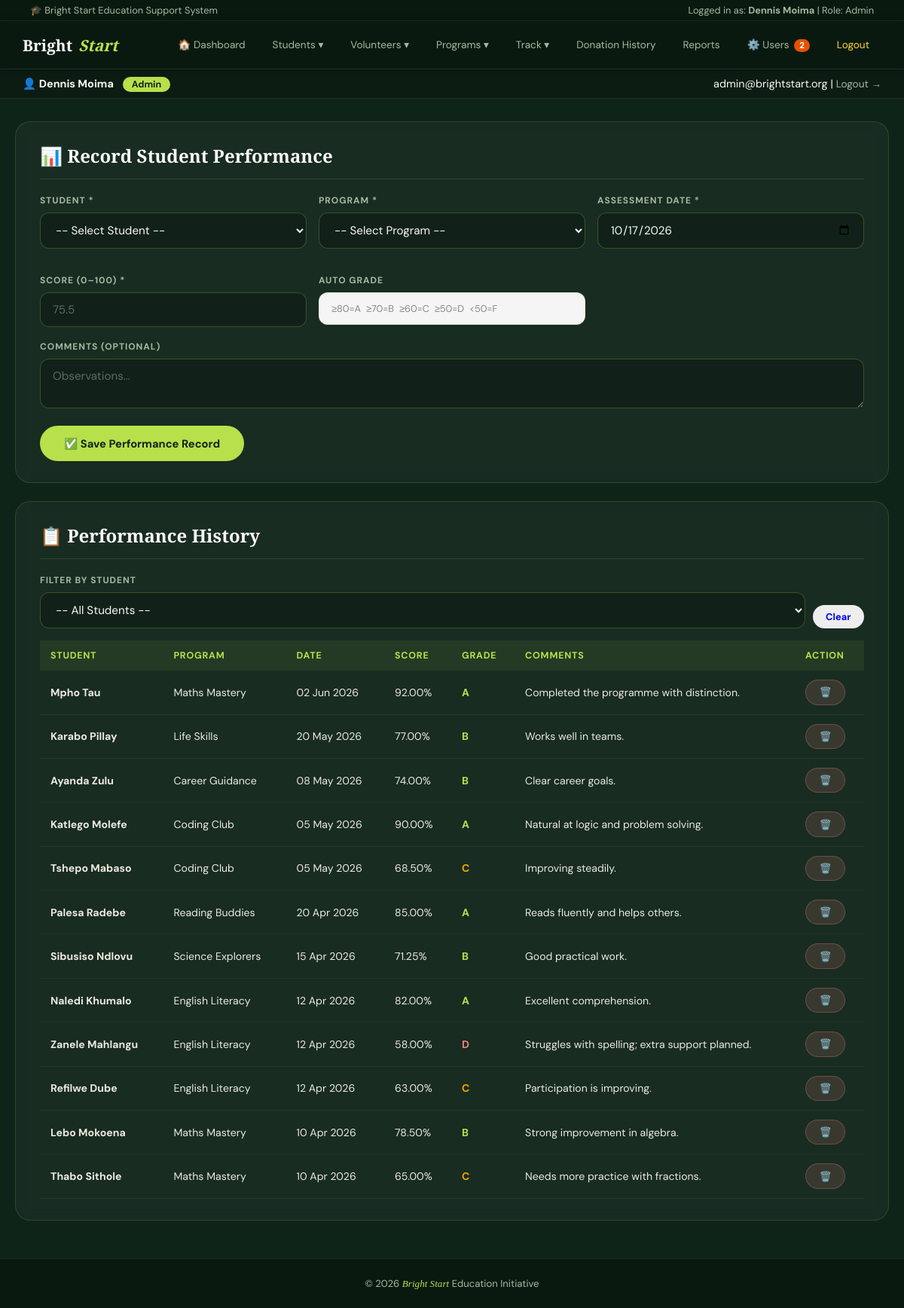
Screenshot of /performance.php (signed in) with the database file from the repository.
### tables this page shows
CREATE TABLE tblperformance (
    PerformanceID  INT AUTO_INCREMENT PRIMARY KEY,
    StudentID      INT NOT NULL,
    ProgramID      INT NOT NULL,
    AssessmentDate DATE NOT NULL,
    Score          DECIMAL(5,2) NOT NULL,
    Grade          VARCHAR(5) NOT NULL,
    Comments       TEXT,
    FOREIGN KEY (StudentID) REFERENCES tblstudent(StudentID) ON DELETE CASCADE,
    FOREIGN KEY (ProgramID) REFERENCES tblprogram(ProgramID) ON DELETE CASCADE
);

CREATE TABLE tblprogram (
    ProgramID   INT AUTO_INCREMENT PRIMARY KEY,
    ProgramName VARCHAR(100) NOT NULL,
    Description TEXT,
    StartDate   DATE NOT NULL,
    EndDate     DATE NOT NULL,
    Status      VARCHAR(20) NOT NULL DEFAULT 'Active'    
);

### performance.php (the view, shortened to what this page needs)
<?php
require_once 'includes/DBConn.php';
$filterStudent=(int)($_GET['student_id']??0);
$where=$filterStudent>0 ? "WHERE p.StudentID=$filterStudent" : '';
$performance=$conn->query(
    "SELECT p.*,
            CONCAT(s.FirstName,' ',s.LastName) AS StudentName,
            pr.ProgramName
     FROM tblPerformance p
     JOIN tblStudent s ON p.StudentID=s.StudentID
     JOIN tblProgram pr ON p.ProgramID=pr.ProgramID
     $where
     ORDER BY p.AssessmentDate DESC"
);
?>
<!DOCTYPE html>
<html lang="en">
<head>
    <link rel="stylesheet" href="css/style.css">
</head>
<body>
<?php include 'includes/nav.php'; ?>
<div class="container">
    <div class="card">
        <h2>📊 Record Student Performance</h2>
        <form method="POST" action="performance.php">
            <div class="form-grid-3">
                <div class="form-group">
                    <label>Student *</label>
                    <select name="student_id" required>
                        <option value="">-- Select Student --</option>
                    </select>
                </div>
                <div class="form-group">
                    <label>Program *</label>
                    <select name="program_id" required>
                        <option value="">-- Select Program --</option>
                    </select>
                </div>
                <div class="form-group">
                    <label>Assessment Date *</label>
                    <input type="date" name="assessment_date"
                           required value="<?= date('Y-m-d') ?>">
                </div>
                <div class="form-group">
                    <label>Score (0–100) *</label>
                    <input type="number" name="score"
                           min="0" max="100" step="0.5"
                           required placeholder="75.5">
                </div>
                <div class="form-group">
                    <label>Auto Grade</label>
                    <input type="text" readonly
                           value="≥80=A  ≥70=B  ≥60=C  ≥50=D  <50=F"
                           style="background:#f5f5f5; color:#888;
                                  font-size:.8rem;">
                </div>
            </div>
            <div class="form-group">
                <label>Comments (optional)</label>
                <textarea name="comments" rows="2"
                          placeholder="Observations..."></textarea>
            </div>
            <button type="submit" class="btn btn-primary">
                ✅ Save Performance Record
            </button>
        </form>
    </div>
    <div class="card">
        <h2>📋 Performance History</h2>
        <form method="GET" action="performance.php"
              style="margin-bottom:16px; display:flex;
                     gap:10px; align-items:flex-end;">
            <div class="form-group" style="margin:0; flex:1;">
                <label>Filter by Student</label>
                <select name="student_id"
                        onchange="this.form.submit()">
                    <option value="">-- All Students --</option>
                </select>
            </div>
            <a href="performance.php"
               class="btn btn-sm" style="background:#eee;">
                Clear
            </a>
        </form>
        <table class="data-table">
            <thead>
                <tr>
                    <th>Student</th><th>Program</th><th>Date</th>
                    <th>Score</th><th>Grade</th><th>Comments</th>
                    <th>Action</th>
                </tr>
            </thead>
            <tbody>
            <?php if ($performance && $performance->num_rows>0):
                while ($p=$performance->fetch_assoc()): ?>
                <tr>
                    <td><strong><?= htmlspecialchars($p['StudentName']) ?></strong></td>
                    <td><?= htmlspecialchars($p['ProgramName']) ?></td>
                    <td><?= date('d M Y',strtotime($p['AssessmentDate'])) ?></td>
                    <td><?= $p['Score'] ?>%</td>
                    <td>
                        <span class="grade-<?= $p['Grade'] ?>">
                            <?= $p['Grade'] ?>
                        </span>
                    </td>
                    <td><?= htmlspecialchars($p['Comments']??'') ?></td>
                    <td>
                        <a href="performance.php?delete=<?= $p['PerformanceID'] ?><?= $filterStudent?"&student_id=$filterStudent":'' ?>"
                           class="btn btn-danger btn-sm"
                           onclick="return confirm('Delete?')">
                            🗑️
                        </a>
                    </td>
                </tr>
            <?php endwhile;
            endif; ?>
            </tbody>
        </table>
    </div>
</div>
<footer>
    <p>&copy; 2026 <span>Bright Start</span> Education Initiative</p>
</footer>
</body>
</html>

### css/style.css (style rules this page uses)
:root { --primary: #1a3a2a; --secondary: #2d5a3d; --green-deep: #0f2419; --accent: #b8e04a; --accent-dark: #d4f06e; --light-bg: #16301f; --white: #f9f8f4; --off-white: #ede9df; --text-dark: #f9f8f4; --text-light: #a8b8a0; --border: rgba(184,224,74,0.2); --success: #b8e04a; --warning: #f0a500; --danger: #f08080; --font: 'DM Sans', sans-serif; --font-heading:'Playfair Display', serif; }
*, *::before, *::after { box-sizing: border-box; margin: 0; padding: 0; }
body { font-family: var(--font); background: var(--green-deep); color: var(--white); min-height: 100vh; }
.container { max-width: 1200px; margin: 30px auto; padding: 0 20px; }
.card { background: rgba(255,255,255,0.04); border: 1px solid rgba(184,224,74,0.15); border-radius: 1.25rem; padding: 28px 32px; margin-bottom: 24px; backdrop-filter: blur(8px); }
.card h2 { margin-bottom: 20px; color: var(--white); font-family: var(--font-heading); font-size: 1.5rem; padding-bottom: 14px; border-bottom: 1px solid rgba(184,224,74,0.15); display: flex; align-items: center; gap: 8px; }
.form-group { margin-bottom: 18px; }
.form-group label { display: block; font-size: .75rem; font-weight: 700; letter-spacing: 0.08em; text-transform: uppercase; color: var(--text-light); margin-bottom: 8px; }
.form-group input, .form-group select, .form-group textarea { width: 100%; padding: 12px 16px; border: 1px solid rgba(184,224,74,0.25); border-radius: 0.75rem; font-size: .95rem; font-family: var(--font); background: rgba(0,0,0,0.25); color: var(--white); transition: border-color .2s, box-shadow .2s; }
.form-group input::placeholder, .form-group textarea::placeholder { color: rgba(168,184,160,0.5); }
.form-group select option { background: var(--primary); color: var(--white); }
.form-grid-3 { display: grid; grid-template-columns: 1fr 1fr 1fr; gap: 16px; }
.btn { display: inline-block; padding: 0.85rem 2rem; border: none; border-radius: 100px; font-size: .92rem; font-weight: 700; cursor: pointer; text-decoration: none; font-family: var(--font); transition: background .2s, transform .15s, opacity .2s; }
.btn-primary { background: var(--accent); color: var(--green-deep); }
.btn-danger { background: rgba(240,128,128,0.15); color: #f08080; border: 1px solid rgba(240,128,128,0.3); }
.btn-sm { padding: 0.45rem 1.1rem; font-size: .8rem; }
.data-table { width: 100%; border-collapse: collapse; font-size: .88rem; margin-top: 8px; }
.data-table thead tr { background: rgba(184,224,74,0.08); }
.data-table thead th { padding: 12px 14px; text-align: left; font-weight: 700; color: var(--accent); font-size: .78rem; letter-spacing: .06em; text-transform: uppercase; }
.data-table tbody tr { border-bottom: 1px solid rgba(184,224,74,0.08); transition: background .15s; }
.data-table tbody td { padding: 12px 14px; vertical-align: middle; color: var(--off-white); }
.grade-A, .grade-B { color: var(--accent); font-weight: 700; }
.grade-C { color: #f0a500; font-weight: 700; }
.grade-D, .grade-F { color: #f08080; font-weight: 700; }
footer { background: rgba(10,24,16,0.9); color: var(--text-light); text-align: center; padding: 24px; font-size: .82rem; margin-top: 50px; border-top: 1px solid rgba(184,224,74,0.1); }
footer span { color: var(--accent); font-style: italic; font-family: var(--font-heading); }

### rows the page displays
tblperformance: StudentName "Mpho Tau", ProgramID.ProgramName "Maths Mastery", AssessmentDate "02 Jun 2026", Score "92.00", Grade "A", Comments "Completed the programme with distinction."
tblperformance: StudentName "Karabo Pillay", ProgramID.ProgramName "Life Skills", AssessmentDate "20 May 2026", Score "77.00", Grade "B", Comments "Works well in teams."
tblperformance: StudentName "Ayanda Zulu", ProgramID.ProgramName "Career Guidance", AssessmentDate "08 May 2026", Score "74.00", Grade "B", Comments "Clear career goals."
tblperformance: StudentName "Katlego Molefe", ProgramID.ProgramName "Coding Club", AssessmentDate "05 May 2026", Score "90.00", Grade "A", Comments "Natural at logic and problem solving."
tblperformance: StudentName "Tshepo Mabaso", ProgramID.ProgramName "Coding Club", AssessmentDate "05 May 2026", Score "68.50", Grade "C", Comments "Improving steadily."
tblperformance: StudentName "Palesa Radebe", ProgramID.ProgramName "Reading Buddies", AssessmentDate "20 Apr 2026", Score "85.00", Grade "A", Comments "Reads fluently and helps others."
tblperformance: StudentName "Sibusiso Ndlovu", ProgramID.ProgramName "Science Explorers", AssessmentDate "15 Apr 2026", Score "71.25", Grade "B", Comments "Good practical work."
tblperformance: StudentName "Naledi Khumalo", ProgramID.ProgramName "English Literacy", AssessmentDate "12 Apr 2026", Score "82.00", Grade "A", Comments "Excellent comprehension."
tblperformance: StudentName "Zanele Mahlangu", ProgramID.ProgramName "English Literacy", AssessmentDate "12 Apr 2026", Score "58.00", Grade "D", Comments "Struggles with spelling; extra support planned."
tblperformance: StudentName "Refilwe Dube", ProgramID.ProgramName "English Literacy", AssessmentDate "12 Apr 2026", Score "63.00", Grade "C", Comments "Participation is improving."
tblperformance: StudentName "Lebo Mokoena", ProgramID.ProgramName "Maths Mastery", AssessmentDate "10 Apr 2026", Score "78.50", Grade "B", Comments "Strong improvement in algebra."
tblperformance: StudentName "Thabo Sithole", ProgramID.ProgramName "Maths Mastery", AssessmentDate "10 Apr 2026", Score "65.00", Grade "C", Comments "Needs more practice with fractions."

### other values shown
$currentUser "Dennis Moima"
$currentRole "Admin"
$pendingNavCount "2"
$currentEmail "admin@brightstart.org"
